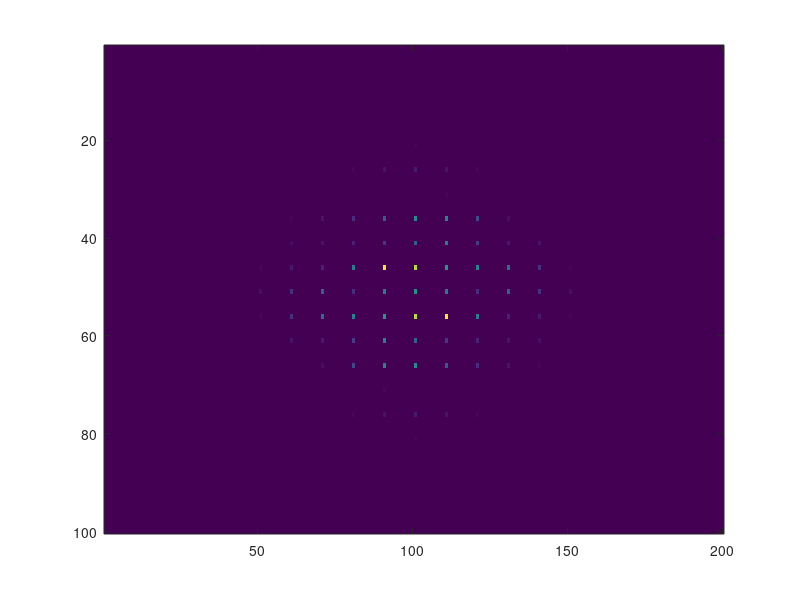

MATLAB code for this plot:
% 2-D Transform
% The 2-D Fourier transform is useful for processing 2-D signals and other 2-D data such as images.
% Create and plot 2-D data with repeated blocks.

P = peaks(20);
X = repmat(P,[5 10]);
imagesc(X)

% TODO (done): Compute the 2-D Fourier transform of the data.  
% Shift the zero-frequency component to the center of the output, and 
% plot the resulting 100-by-200 matrix, which is the same size as X.
signal_fft = fft2(X, 100, 200);
signal_fft = fftshift(signal_fft);
signal_fft = abs(signal_fft);

% Here since it is a 2D output, it can be plotted as an image. 
% Hence, we use the imagesc function
imagesc(signal_fft);